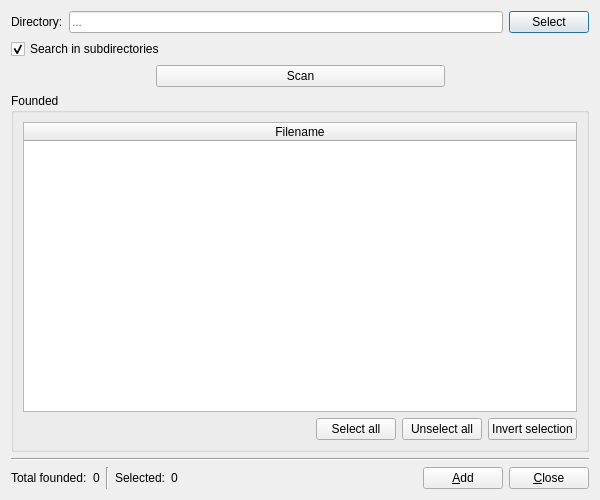
<?xml version="1.0" encoding="UTF-8"?>
<ui version="4.0">
 <class>FilmScannerWindow</class>
 <widget class="QDialog" name="FilmScannerWindow">
  <property name="windowModality">
   <enum>Qt::ApplicationModal</enum>
  </property>
  <property name="geometry">
   <rect>
    <x>0</x>
    <y>0</y>
    <width>600</width>
    <height>500</height>
   </rect>
  </property>
  <property name="minimumSize">
   <size>
    <width>500</width>
    <height>400</height>
   </size>
  </property>
  <property name="windowTitle">
   <string>Film scanner</string>
  </property>
  <property name="windowIcon">
   <iconset resource="icons.qrc">
    <normaloff>:/window/film-scanner</normaloff>:/window/film-scanner</iconset>
  </property>
  <property name="modal">
   <bool>true</bool>
  </property>
  <layout class="QVBoxLayout" name="verticalLayout_2">
   <item>
    <layout class="QHBoxLayout" name="hl1">
     <item>
      <widget class="QLabel" name="labelDirectory">
       <property name="text">
        <string>Directory:</string>
       </property>
      </widget>
     </item>
     <item>
      <widget class="QLineEdit" name="eDirectory">
       <property name="focusPolicy">
        <enum>Qt::NoFocus</enum>
       </property>
       <property name="readOnly">
        <bool>true</bool>
       </property>
       <property name="placeholderText">
        <string notr="true">...</string>
       </property>
      </widget>
     </item>
     <item>
      <widget class="QPushButton" name="bSelectDirectory">
       <property name="text">
        <string>Select</string>
       </property>
      </widget>
     </item>
    </layout>
   </item>
   <item>
    <widget class="QCheckBox" name="cSearchInSubdirs">
     <property name="text">
      <string>Search in subdirectories</string>
     </property>
     <property name="checked">
      <bool>true</bool>
     </property>
    </widget>
   </item>
   <item>
    <layout class="QHBoxLayout" name="hl2" stretch="1,2,1">
     <item>
      <spacer name="hs1">
       <property name="orientation">
        <enum>Qt::Horizontal</enum>
       </property>
       <property name="sizeHint" stdset="0">
        <size>
         <width>40</width>
         <height>20</height>
        </size>
       </property>
      </spacer>
     </item>
     <item>
      <widget class="QPushButton" name="bScan">
       <property name="text">
        <string>Scan</string>
       </property>
      </widget>
     </item>
     <item>
      <spacer name="hs2">
       <property name="orientation">
        <enum>Qt::Horizontal</enum>
       </property>
       <property name="sizeHint" stdset="0">
        <size>
         <width>40</width>
         <height>20</height>
        </size>
       </property>
      </spacer>
     </item>
    </layout>
   </item>
   <item>
    <widget class="QGroupBox" name="gbFounded">
     <property name="title">
      <string>Founded</string>
     </property>
     <layout class="QVBoxLayout" name="verticalLayout">
      <item>
       <widget class="QTableWidget" name="twFounded">
        <property name="editTriggers">
         <set>QAbstractItemView::NoEditTriggers</set>
        </property>
        <property name="alternatingRowColors">
         <bool>true</bool>
        </property>
        <property name="selectionMode">
         <enum>QAbstractItemView::NoSelection</enum>
        </property>
        <property name="verticalScrollMode">
         <enum>QAbstractItemView::ScrollPerPixel</enum>
        </property>
        <property name="horizontalScrollMode">
         <enum>QAbstractItemView::ScrollPerPixel</enum>
        </property>
        <property name="showGrid">
         <bool>false</bool>
        </property>
        <attribute name="horizontalHeaderHighlightSections">
         <bool>false</bool>
        </attribute>
        <attribute name="horizontalHeaderStretchLastSection">
         <bool>true</bool>
        </attribute>
        <attribute name="verticalHeaderVisible">
         <bool>false</bool>
        </attribute>
        <attribute name="verticalHeaderDefaultSectionSize">
         <number>20</number>
        </attribute>
        <column>
         <property name="text">
          <string>Filename</string>
         </property>
        </column>
       </widget>
      </item>
      <item>
       <layout class="QHBoxLayout" name="hl3">
        <item>
         <spacer name="hs3">
          <property name="orientation">
           <enum>Qt::Horizontal</enum>
          </property>
          <property name="sizeHint" stdset="0">
           <size>
            <width>40</width>
            <height>20</height>
           </size>
          </property>
         </spacer>
        </item>
        <item>
         <widget class="QPushButton" name="bSelectAll">
          <property name="text">
           <string>Select all</string>
          </property>
         </widget>
        </item>
        <item>
         <widget class="QPushButton" name="bUnselectAll">
          <property name="text">
           <string>Unselect all</string>
          </property>
         </widget>
        </item>
        <item>
         <widget class="QPushButton" name="bInvertSelection">
          <property name="text">
           <string>Invert selection</string>
          </property>
         </widget>
        </item>
       </layout>
      </item>
     </layout>
    </widget>
   </item>
   <item>
    <widget class="Line" name="l3">
     <property name="orientation">
      <enum>Qt::Horizontal</enum>
     </property>
    </widget>
   </item>
   <item>
    <layout class="QHBoxLayout" name="horizontalLayout">
     <item>
      <widget class="QLabel" name="labelTotalFounded">
       <property name="text">
        <string>Total founded:</string>
       </property>
      </widget>
     </item>
     <item>
      <widget class="QLabel" name="lTotalFounded">
       <property name="text">
        <string notr="true">0</string>
       </property>
      </widget>
     </item>
     <item>
      <widget class="Line" name="l1">
       <property name="orientation">
        <enum>Qt::Vertical</enum>
       </property>
      </widget>
     </item>
     <item>
      <widget class="QLabel" name="labelSelected">
       <property name="text">
        <string>Selected:</string>
       </property>
      </widget>
     </item>
     <item>
      <widget class="QLabel" name="lSelected">
       <property name="text">
        <string notr="true">0</string>
       </property>
      </widget>
     </item>
     <item>
      <spacer name="hs4">
       <property name="orientation">
        <enum>Qt::Horizontal</enum>
       </property>
       <property name="sizeHint" stdset="0">
        <size>
         <width>40</width>
         <height>20</height>
        </size>
       </property>
      </spacer>
     </item>
     <item>
      <widget class="QPushButton" name="bAdd">
       <property name="text">
        <string>&amp;Add</string>
       </property>
      </widget>
     </item>
     <item>
      <widget class="QPushButton" name="bClose">
       <property name="text">
        <string>&amp;Close</string>
       </property>
      </widget>
     </item>
    </layout>
   </item>
  </layout>
 </widget>
 <resources>
  <include location="icons.qrc"/>
 </resources>
 <connections>
  <connection>
   <sender>bClose</sender>
   <signal>clicked()</signal>
   <receiver>FilmScannerWindow</receiver>
   <slot>close()</slot>
   <hints>
    <hint type="sourcelabel">
     <x>547</x>
     <y>476</y>
    </hint>
    <hint type="destinationlabel">
     <x>299</x>
     <y>249</y>
    </hint>
   </hints>
  </connection>
 </connections>
</ui>
